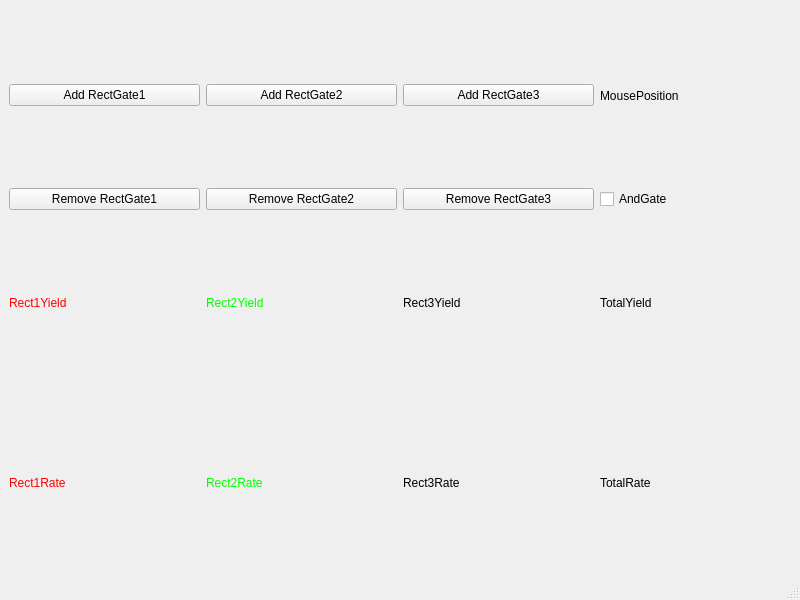
<?xml version="1.0" encoding="UTF-8"?>
<ui version="4.0">
 <class>XY</class>
 <widget class="QMainWindow" name="XY">
  <property name="geometry">
   <rect>
    <x>0</x>
    <y>0</y>
    <width>800</width>
    <height>600</height>
   </rect>
  </property>
  <property name="windowTitle">
   <string>XY</string>
  </property>
  <widget class="QWidget" name="centralwidget">
   <layout class="QGridLayout" name="gridLayout">
    <item row="0" column="0">
     <layout class="QVBoxLayout" name="verticalLayout">
      <item>
       <layout class="QVBoxLayout" name="verticalLayout_2">
        <item>
         <layout class="QHBoxLayout" name="horizontalLayout">
          <item>
           <widget class="QPushButton" name="ARG1">
            <property name="text">
             <string>Add RectGate1</string>
            </property>
           </widget>
          </item>
          <item>
           <widget class="QPushButton" name="ARG2">
            <property name="text">
             <string>Add RectGate2</string>
            </property>
           </widget>
          </item>
          <item>
           <widget class="QPushButton" name="ARG3">
            <property name="text">
             <string>Add RectGate3</string>
            </property>
           </widget>
          </item>
          <item>
           <widget class="QLabel" name="MousePosition">
            <property name="text">
             <string>MousePosition</string>
            </property>
           </widget>
          </item>
         </layout>
        </item>
        <item>
         <layout class="QHBoxLayout" name="horizontalLayout_4">
          <item>
           <widget class="QPushButton" name="RRG1">
            <property name="text">
             <string>Remove RectGate1</string>
            </property>
           </widget>
          </item>
          <item>
           <widget class="QPushButton" name="RRG2">
            <property name="text">
             <string>Remove RectGate2</string>
            </property>
           </widget>
          </item>
          <item>
           <widget class="QPushButton" name="RRG3">
            <property name="text">
             <string>Remove RectGate3</string>
            </property>
           </widget>
          </item>
          <item>
           <widget class="QCheckBox" name="AndGate">
            <property name="text">
             <string>AndGate</string>
            </property>
           </widget>
          </item>
         </layout>
        </item>
        <item>
         <layout class="QHBoxLayout" name="horizontalLayout_2">
          <item>
           <widget class="QLabel" name="Rect1Yield">
            <property name="styleSheet">
             <string notr="true">color: rgb(255, 0, 0);</string>
            </property>
            <property name="text">
             <string>Rect1Yield</string>
            </property>
           </widget>
          </item>
          <item>
           <widget class="QLabel" name="Rect2Yield">
            <property name="styleSheet">
             <string notr="true">color: rgb(0, 255, 0);</string>
            </property>
            <property name="text">
             <string>Rect2Yield</string>
            </property>
           </widget>
          </item>
          <item>
           <widget class="QLabel" name="Rect3Yield">
            <property name="styleSheet">
             <string notr="true">color: rgb(0, 0, 0);</string>
            </property>
            <property name="text">
             <string>Rect3Yield</string>
            </property>
           </widget>
          </item>
          <item>
           <widget class="QLabel" name="TotalYield">
            <property name="text">
             <string>TotalYield</string>
            </property>
           </widget>
          </item>
         </layout>
        </item>
        <item>
         <layout class="QHBoxLayout" name="horizontalLayout_3">
          <item>
           <widget class="QLabel" name="Rect1Rate">
            <property name="styleSheet">
             <string notr="true">color: rgb(255, 0, 0);</string>
            </property>
            <property name="text">
             <string>Rect1Rate</string>
            </property>
           </widget>
          </item>
          <item>
           <widget class="QLabel" name="Rect2Rate">
            <property name="styleSheet">
             <string notr="true">color: rgb(0, 255, 0);</string>
            </property>
            <property name="text">
             <string>Rect2Rate</string>
            </property>
           </widget>
          </item>
          <item>
           <widget class="QLabel" name="Rect3Rate">
            <property name="styleSheet">
             <string notr="true">color: rgb(0, 0, 0);</string>
            </property>
            <property name="text">
             <string>Rect3Rate</string>
            </property>
           </widget>
          </item>
          <item>
           <widget class="QLabel" name="TotalRate">
            <property name="text">
             <string>TotalRate</string>
            </property>
           </widget>
          </item>
         </layout>
        </item>
       </layout>
      </item>
     </layout>
    </item>
   </layout>
  </widget>
  <widget class="QMenuBar" name="menubar">
   <property name="geometry">
    <rect>
     <x>0</x>
     <y>0</y>
     <width>800</width>
     <height>19</height>
    </rect>
   </property>
  </widget>
  <widget class="QStatusBar" name="statusbar"/>
 </widget>
 <resources/>
 <connections/>
</ui>
